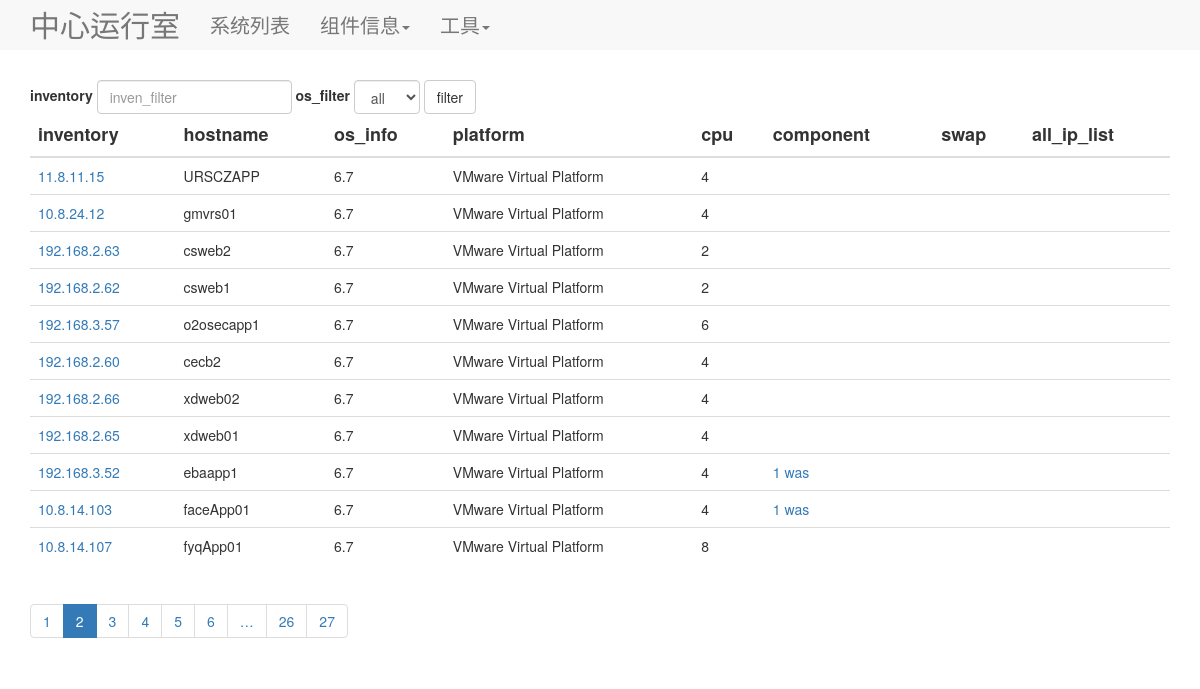
Screenshot of /?page=2&inventory_filter=&os_filter= with the database file from the repository.
### modules.py (models this page shows, shortened)
class System(db.Model):
    __tablename__ = 'system'
    inventory = db.Column(db.String(20), primary_key=True)
    hostname = db.Column(db.String(20), nullable=None)
    os_info = db.Column(db.String(20))
    platform = db.Column(db.String(20), nullable=True)
    cpu_num = db.Column(db.Integer)
    memory = db.Column(db.Integer)

### main.py (the view)
@app.route('/')
def get_all_system():
    sys_was_count_list = []
    sys_db2_count_list = []
    page = request.args.get('page', 1, type=int)
    paginate = System.query.paginate(page, NUM_PER_PAGE)
    systems = paginate.items
    for one_system in systems:
        sys_was_count = WebSphere.query.filter_by(sys_inventory=one_system.inventory).count()
        sys_db2_count = DB2.query.filter_by(sys_inventory=one_system.inventory).count()
        sys_was_count_list.append(sys_was_count)
        sys_db2_count_list.append(sys_db2_count)
    db.session.close()
    return render_template("all_system.html", inventory_filter_val="", title="主机信息列表", system_list=systems,
                           pagination=paginate, os_filter_val="", os_list_val=get_os_list(),
                           sys_was_count_list=sys_was_count_list, sys_db2_count_list=sys_db2_count_list)

### main.py (called while the page is built)
def get_os_list():
    os_list = list(x[0] for x in set(db.session.query(distinct(System.os_info)).all()))
    os_list.sort()
    return os_list

### templates/all_system.html (shortened to what this page needs)
{% extends "layout.html" %}
{% block body %}
<body>
<div class="container theme-showcase">
    <form class="form-inline" action="{{ url_for('get_filter_system') }}" method=post>
        <div class="form-group">
            <label>inventory</label>
            <input type="text" class="form-control" id="inventory_filter_id" placeholder="inven_filter"
                   name="inventory_filter" value={{ inventory_filter_val }}>
            <div class="form-group">
                <label>os_filter{{ os_filter_val }}</label>
                <select class="form-control" name="os_filter">
                    <option>all</option>
                </select>
            </div>
        </div>
        <button type="submit" class="btn btn-default">filter</button>
    </form>
    <table class="table">
        <thead>
        <tr>
            <th>inventory</th>
            <th>hostname</th>
            <th>os_info</th>
            <th>platform</th>
            <th>cpu</th>
            <th>component</th>
            <th>swap</th>
            <th>all_ip_list</th>
        </tr>
        </thead>
        <tbody>
        {% for x in system_list %}
        <tr>
            <td><a href="{{ url_for('detail',inventory=x.inventory) }}">{{ x.inventory }}</a></td>
            <td>{{ x.hostname }}</td>
            <td>{{ x.os_info }}</td>
            <td>{{ x.platform }}</td>
            <td>{{ x.cpu_num }}</td>
            <td>
                <a tabindex="0" role="button" title="WAS信息" data-toggle="popover"
                   data-placement="right" class="inventory_for_was" data-trigger="focus"
                   data-content="" data-delay=200 value="{{ x.inventory }}">
                    {% if sys_was_count_list[loop.index0] > 0 %}
                    {{ sys_was_count_list[loop.index0] }} was
                    {% endif %}
                </a>
            </td>
            <td>{{ x[6] }}</td>
            <td>{{ x[7] }}</td>
        </tr>
        {% endfor %}
        </tbody>
    </table>
    {% import '_macro.html' as macros %}
    {% if pagination and inventory_filter_val == "" and os_filter_val == "" %}
    {{ macros.render_pagination(pagination,'get_all_system',inventory_filter_val, os_filter_val) }}
    {% else %}
    {{ macros.render_pagination(pagination,'get_filter_system',inventory_filter_val, os_filter_val) }}
    {% endif %}
</div>
</body>
{% endblock %}

### static/css/main.css (style rules this page uses)
thead { font-size: 18px; }
.container { margin-top: 30px; }
a { color: #337ab7; }

### rows the page displays
System: inventory "11.8.11.15", hostname "URSCZAPP", os_info "6.7", platform "VMware Virtual Platform", cpu_num "4"
System: inventory "10.8.24.12", hostname "gmvrs01", os_info "6.7", platform "VMware Virtual Platform", cpu_num "4"
System: inventory "192.168.2.63", hostname "csweb2", os_info "6.7", platform "VMware Virtual Platform", cpu_num "2"
System: inventory "192.168.2.62", hostname "csweb1", os_info "6.7", platform "VMware Virtual Platform", cpu_num "2"
System: inventory "192.168.3.57", hostname "o2osecapp1", os_info "6.7", platform "VMware Virtual Platform", cpu_num "6"
System: inventory "192.168.2.60", hostname "cecb2", os_info "6.7", platform "VMware Virtual Platform", cpu_num "4"
System: inventory "192.168.2.66", hostname "xdweb02", os_info "6.7", platform "VMware Virtual Platform", cpu_num "4"
System: inventory "192.168.2.65", hostname "xdweb01", os_info "6.7", platform "VMware Virtual Platform", cpu_num "4"
System: inventory "192.168.3.52", hostname "ebaapp1", os_info "6.7", platform "VMware Virtual Platform", cpu_num "4", sys_was_count_list "1"
System: inventory "10.8.14.103", hostname "faceApp01", os_info "6.7", platform "VMware Virtual Platform", cpu_num "4", sys_was_count_list "1"
System: inventory "10.8.14.107", hostname "fyqApp01", os_info "6.7", platform "VMware Virtual Platform", cpu_num "8"

### other values shown
{{ page }} "1" "3" "4" "5" "6" "26" "27"
{{ pagination.page }} "2"
